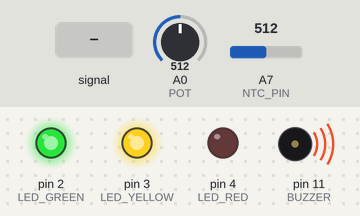
Recording of a sketch running on a simulated Arduino Nano, built with avr-gcc and run on an emulated ATmega328P. Shown: output pins drawn as LEDs (lit = HIGH), buzzer (waves = sounding). The test bench sets the inputs (shaded band); at power-on: A7 (NTC_PIN) = 512, A0 (POT) = 512. What the sketch prints to the serial monitor is not drawn.

Above: at 1.2 s.
1.3 s: A7 (NTC_PIN) set to 493
At 1.9 s:
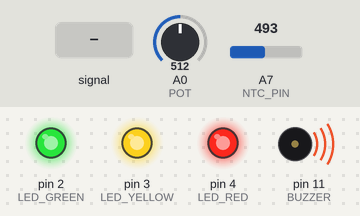
2.8 s: A7 (NTC_PIN) fed a 200 Hz sine of ±81 counts around its level
At 3.0 s:
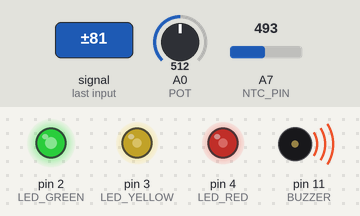
5.8 s: A0 (POT) set to 0
At 6.24 s:
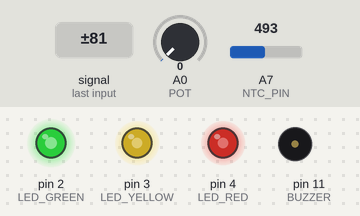
8.8 s: A7 (NTC_PIN) set to 511
At 9.5 s:
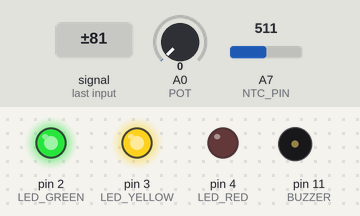
10.3 s: A7 (NTC_PIN) set to 0
At 11.4 s:
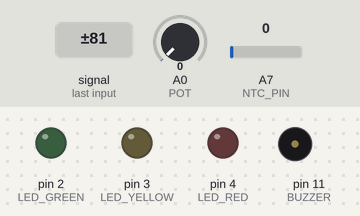
11.8 s: A0 (POT) set to 32
At 12.6 s:
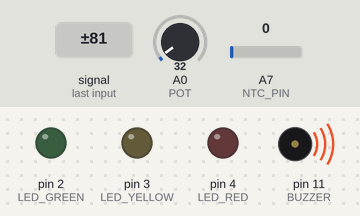
Timing chart, 0 to 14.3 s (numbered marks = the images above; inputs shaded):
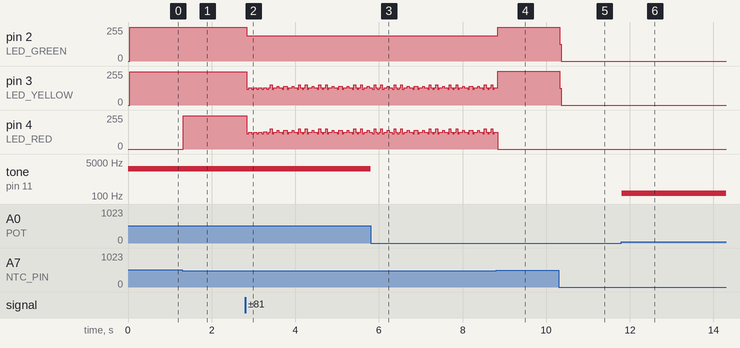

The sketch:

Arduino_Pot_Buzzer.ino
```cpp
#define NTC_PIN A7  // Pin,to which the voltage divider is connected
#define POT A0
#define BUZZER 11
#define LED_RED 4
#define LED_YELLOW 3
#define LED_GREEN 2
#define ambTemp 22

void setup(void) {
  Serial.begin(115200);  //initialize serial communication at a baud rate of 115200
  pinMode(BUZZER, OUTPUT);
  pinMode(LED_RED, OUTPUT);
  pinMode(LED_YELLOW, OUTPUT);
  pinMode(LED_GREEN, OUTPUT);
}

void loop(void) {
  float T = tempSens();
  Serial.print("Temperature ");
  Serial.print(T);
  Serial.println(" *C");

  if (T <= 22){
    clearLEDs();
  }
  if (T >= ambTemp+2){
    clearLEDs();
    digitalWrite(LED_GREEN, HIGH);
  }
  if (T >= ambTemp+3){
    clearLEDs();
    digitalWrite(LED_YELLOW, HIGH);
    digitalWrite(LED_GREEN, HIGH);
  }
  if (T >= ambTemp+4){
    clearLEDs();
    digitalWrite(LED_RED, HIGH);
    digitalWrite(LED_YELLOW, HIGH);
    digitalWrite(LED_GREEN, HIGH);
  }

  buzzer();
}

float tempSens(){
  #define NTC_resistance 10000 // Nominal resistance of NTC at room temperature (25⁰C)
  #define nominal_temperature 25 + 273.15 // Temperature for nominal resistance (almost always 25⁰ C)
  #define NTC_beta 3950
  #define samplingRate 5  // Number of samples
  #define Rref 10000 // Value of resistor used for the voltage divider

  uint8_t i;
  float average;
  int samples = 0;

  // take voltage readings from the voltage divider
  for (i = 0; i < samplingRate; i++) {
    samples += analogRead(NTC_PIN);
    // delay(10);
  }
  average = 0;
  average = samples / samplingRate;
  average = 1024 / average - 1;
  average = Rref / average;
  //  temperature;
  float temperature = average/NTC_resistance;
  temperature = log(temperature);  // ln(R/Ro)
  temperature /= NTC_beta;  // 1/B * ln(R/Ro)
  temperature += 1.0 / (nominal_temperature);  // + (1/To), and convert to Kelvin
  temperature = 1.0 / temperature;  // Invert
  temperature -= 273.15;  // convert absolute temp to C

  return temperature;
}

void clearLEDs(){
  digitalWrite(LED_RED, LOW); digitalWrite(LED_YELLOW, LOW); digitalWrite(LED_GREEN, LOW);
}

void buzzer(){
  int val = analogRead(POT);
  val = map(val, 0, 1024, 0, 4500);
  tone(BUZZER, val, 10);
}
```

Measured:
- the behaviour switches between 501 and 500 on A7 (NTC_PIN) (found by bisection; images 0 and 1)
- after the input at 1.3 s, pin 4 (LED_RED): 0/255 → 249/255 at once
- after the input at 2.8 s, pin 2 (LED_GREEN): 253/255 → 190/255 at once
- after the input at 5.8 s, tone on pin 11 (BUZZER): 2250 Hz → silent at once
- after the input at 8.8 s, pin 2 (LED_GREEN): 190/255 → 254/255 at once
- after the input at 10.3 s, pin 2 (LED_GREEN): 254/255 → 0/255 at once; pin 3 (LED_YELLOW): 252/255 → 0/255 at once
- after the input at 11.8 s, tone on pin 11 (BUZZER): silent → 140 Hz at once
- by itself, pin 3 (LED_YELLOW): moves between 117/255 and 152/255, repeating every 1.3 s
